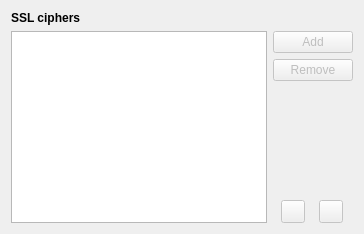
     <widget class="QWidget" name="securityPage">
      <layout class="QVBoxLayout" name="securityLayout">
       <item>
        <widget class="QLabel" name="ciphersHeader">
         <property name="font">
          <font>
           <weight>75</weight>
           <bold>true</bold>
          </font>
         </property>
         <property name="text">
          <string>SSL ciphers</string>
         </property>
        </widget>
       </item>
       <item>
        <layout class="QHBoxLayout" name="ciphersLayout">
         <item>
          <widget class="Otter::ItemViewWidget" name="ciphersViewWidget">
           <property name="editTriggers">
            <set>QAbstractItemView::NoEditTriggers</set>
           </property>
           <property name="dragEnabled">
            <bool>true</bool>
           </property>
           <property name="dragDropOverwriteMode">
            <bool>false</bool>
           </property>
           <property name="dragDropMode">
            <enum>QAbstractItemView::InternalMove</enum>
           </property>
           <property name="defaultDropAction">
            <enum>Qt::MoveAction</enum>
           </property>
           <property name="alternatingRowColors">
            <bool>true</bool>
           </property>
           <property name="selectionMode">
            <enum>QAbstractItemView::SingleSelection</enum>
           </property>
           <property name="selectionBehavior">
            <enum>QAbstractItemView::SelectRows</enum>
           </property>
           <attribute name="headerVisible">
            <bool>false</bool>
           </attribute>
          </widget>
         </item>
         <item>
          <layout class="QVBoxLayout" name="ciphersButtonsLayout" stretch="0,0,0,0">
           <item>
            <widget class="QPushButton" name="ciphersAddButton">
             <property name="enabled">
              <bool>false</bool>
             </property>
             <property name="text">
              <string>Add</string>
             </property>
            </widget>
           </item>
           <item>
            <widget class="QPushButton" name="ciphersRemoveButton">
             <property name="enabled">
              <bool>false</bool>
             </property>
             <property name="text">
              <string>Remove</string>
             </property>
            </widget>
           </item>
           <item>
            <spacer name="ciphersSpacer">
             <property name="orientation">
              <enum>Qt::Vertical</enum>
             </property>
             <property name="sizeHint" stdset="0">
              <size>
               <width>0</width>
               <height>0</height>
              </size>
             </property>
            </spacer>
           </item>
           <item>
            <layout class="QHBoxLayout" name="ciphersMoveButtonsLayout">
             <item>
              <widget class="QToolButton" name="ciphersMoveUpButton">
               <property name="enabled">
                <bool>false</bool>
               </property>
               <property name="toolTip">
                <string>Move Up</string>
               </property>
              </widget>
             </item>
             <item>
              <spacer name="ciphersMoveButtonsSpacer">
               <property name="orientation">
                <enum>Qt::Horizontal</enum>
               </property>
               <property name="sizeType">
                <enum>QSizePolicy::Minimum</enum>
               </property>
               <property name="sizeHint" stdset="0">
                <size>
                 <width>0</width>
                 <height>0</height>
                </size>
               </property>
              </spacer>
             </item>
             <item>
              <widget class="QToolButton" name="ciphersMoveDownButton">
               <property name="enabled">
                <bool>false</bool>
               </property>
               <property name="toolTip">
                <string>Move Down</string>
               </property>
              </widget>
             </item>
            </layout>
           </item>
          </layout>
         </item>
        </layout>
       </item>
      </layout>
     </widget>
